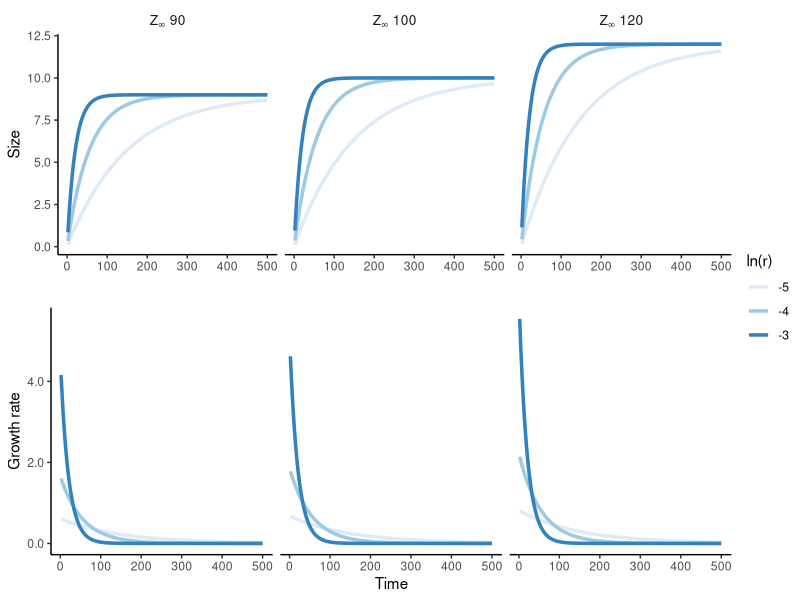
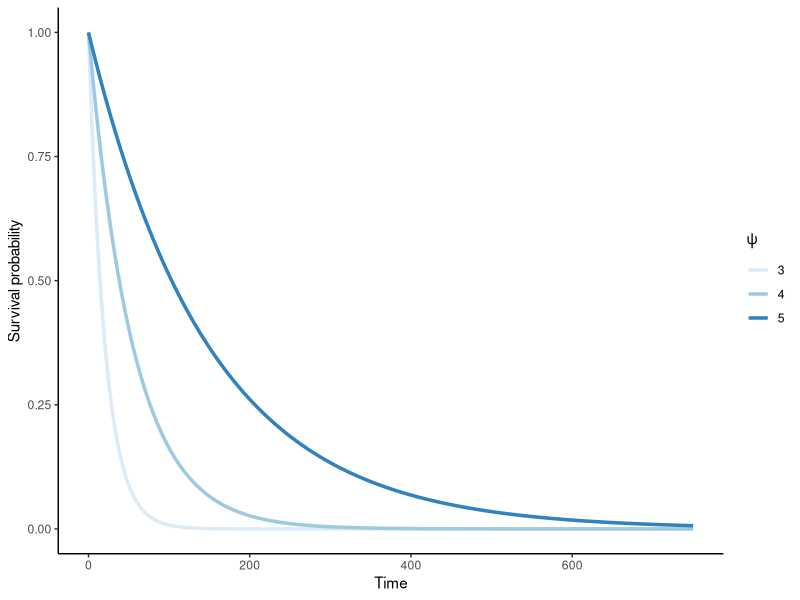
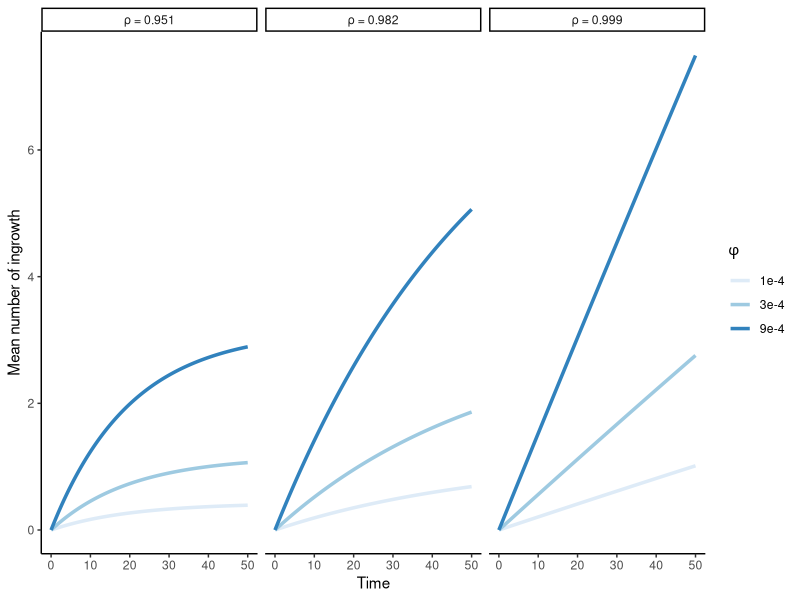

Generate these figures, in order, with R:
## ---- chunk 1
Echo=FALSE
Eval=TRUE
Cache=TRUE
Warng=FALSE
Msg=FALSE
library(tidyverse)
## ---- chunk 2
#| label: fig-VBModel
#| fig-width: 8.5
#| fig-height: 5.5
#| fig-cap: "Illustration of the evolution of size (upper panels) and growth rate (bottom panels) over time following the von Bertalanffy growth equation. The three panels of each row is set to describe the interaction of the two parameters governing the annual growth rate of an individual tree."


r <- exp(-c(5:3))
linf <- c(900, 1000, 1200)

labels <- c(
  `900` = "Z[infinity] ~  90",
  `1000` = "Z[infinity] ~  100",
  `1200` = "Z[infinity] ~  120"
)

expand_grid(
    r = r,
    Linf = linf,
  ) |>
  rowwise() |>
  expand_grid(Time = 1:500) |>
  mutate(
    Lt = Linf * (1 - exp(-r * Time))/10,
  ) |>
  group_by(r, Linf) |> 
  mutate( 
      Lt_t0 = lag(Lt),
      growth = Lt - Lt_t0,
      Lt_t0 = NULL
  ) |>
  drop_na() ->
dt 

ggpubr::ggarrange(
  dt |>
    ggplot() +
    aes(Time, Lt/10) +
    aes(group = log(r), color = factor(log(r))) +
    facet_wrap(
      ~Linf,
      labeller = labeller(Linf = as_labeller(labels, label_parsed))
    ) +
    geom_path(size = 1.2) +
    theme_classic() +
    labs(
      x = '',
      y = 'Size',
      color = 'ln(r)'
    ) +
    theme(
      strip.background = element_blank(),
      strip.text = element_text(size = rel(0.9))
    ) +
    scale_color_brewer() +
    scale_y_continuous(labels = scales::number_format(accuracy = 0.1)),
    dt |>
    ggplot() +
    aes(Time, growth) +
    aes(group = log(r), color = factor(log(r))) +
    facet_wrap(
      ~Linf,
      labeller = labeller(Linf = as_labeller(labels, label_parsed))
    ) +
    geom_path(size = 1.2) +
    theme_classic() +
    labs(
      x = 'Time',
      y = 'Growth rate',
      color = expression('ln'~Gamma)
    ) +
    theme(
      strip.background = element_blank(),
      strip.text = element_blank()
    ) +
    scale_color_brewer() +
    scale_y_continuous(labels = scales::number_format(accuracy = 0.1)),
  nrow = 2,
  common.legend = TRUE,
  legend = 'right'
)

## ---- chunk 3
#| label: fig-mortModel
#| fig-cap: "Illustration of how the annual survival probability ($logit(\\psi$) reduces with time interval."
#| fig-height: 4

tibble(
    psi = c(3, 4, 5)
  ) |>
  group_by(psi) |>
  expand_grid(deltaYear = seq(0, 750, 1)) |>
  mutate(long = 1/(1 + exp(-psi))^deltaYear) |>
  ggplot(aes(x = deltaYear,  y = long, color = factor(psi))) +
    geom_path(size = 1.2) +
    scale_color_brewer() +
    theme_classic() +
    labs(
      x = 'Time',
      y = 'Survival probability',
      color = expression(psi)
    )

## ---- chunk 4
#| label: fig-recModel
#| fig-cap: "Illustration of how both ingrowth rate ($\\phi$) and the annual survival probability ($\\rho$) interact with time interval to determine the mean number of ingrowth."
#| fig-height: 4

expand_grid(
    phi = -c(9, 8, 7),
    rho = -c(7, 4, 3),
    plot_size = 168
  ) |>
  mutate(
    rho_label = paste0('ρ = ', as.character(round(exp(-exp(rho)), 3))),
    phi_label = case_match(
      phi,
      -9 ~ '1e-4',
      -8 ~ '3e-4',
      -7 ~ '9e-4'
    )
  ) |>
  rowwise() |>
  expand_grid(deltaYear = seq(0, 50, .1)) |>
  ungroup() |>
  mutate(
    lambda = exp(phi) *
             plot_size *
             (1 - exp(-exp(rho))^deltaYear)/(1 - exp(-exp(rho)))
  ) |>
  ggplot() +
  aes(deltaYear, lambda) +
  aes(color = phi_label) +
  facet_wrap(~ rho_label) +
  geom_path(size = 1.2) +
  scale_color_brewer() +
  theme_classic() + 
  labs(
    x = 'Time',
    y = 'Mean number of ingrowth',
    color = expression(phi)
  )

